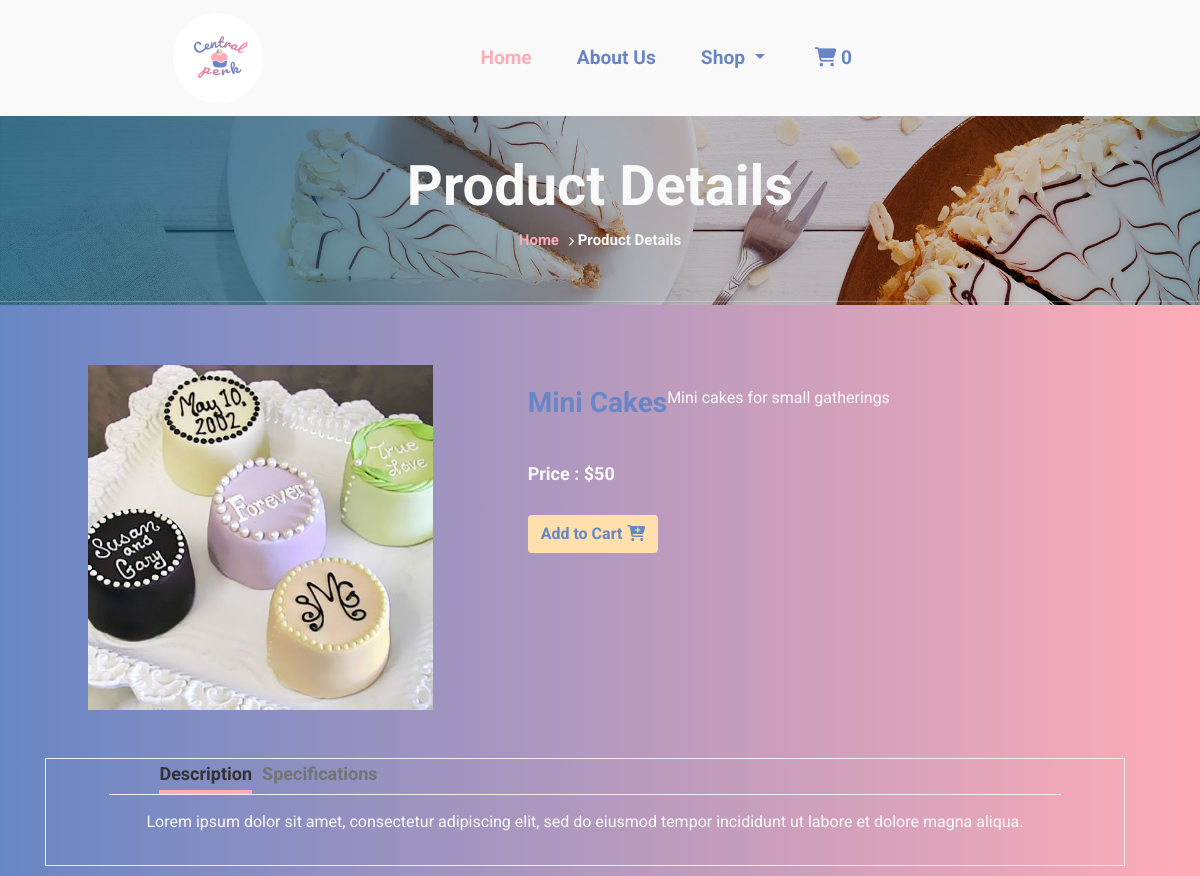
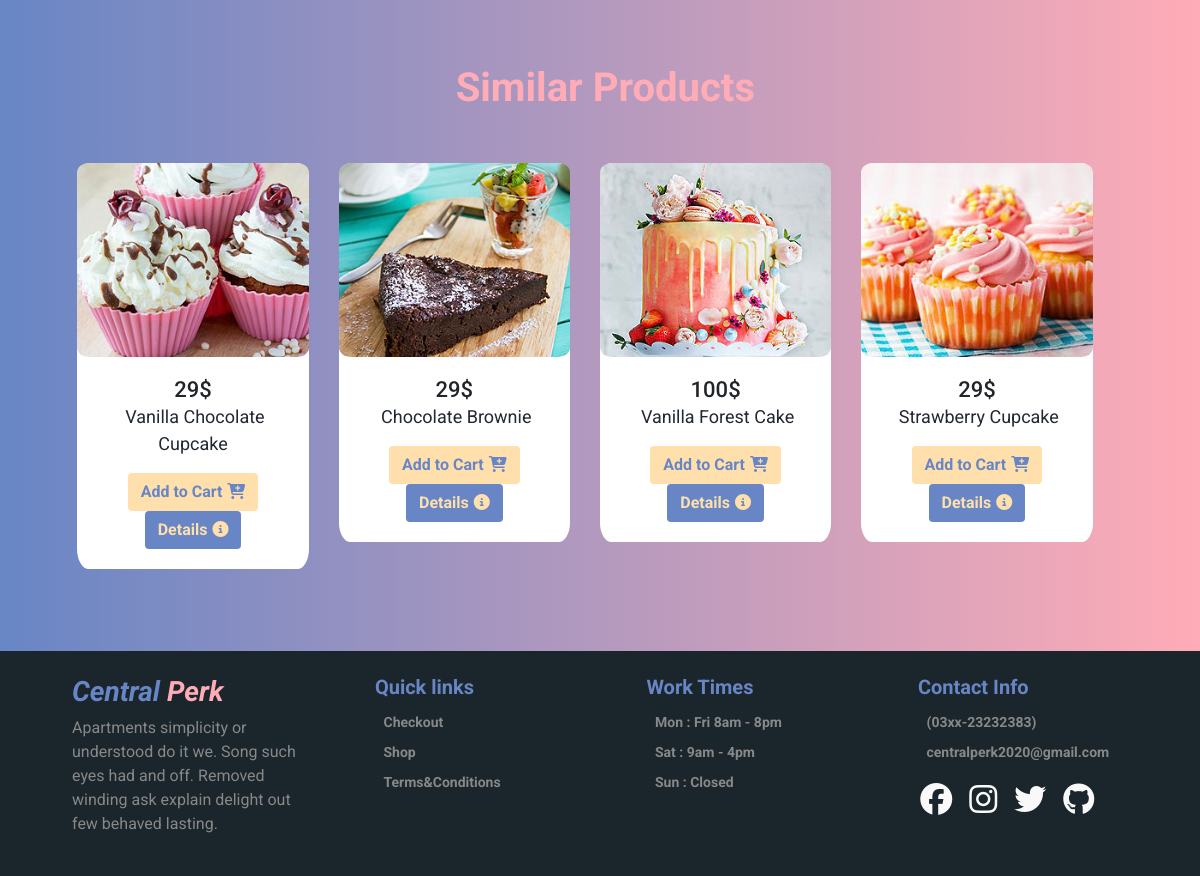
Page /product-details.php?p=12 on the committed database (2 pictures, top to bottom).
### tables this page shows
CREATE TABLE `product_details` (
  `product_id` int(10) NOT NULL,
  `product_name` varchar(255) NOT NULL,
  `product_subtitle` text NOT NULL,
  `product_desc` text NOT NULL,
  `product_specs` text NOT NULL,
  `product_price` decimal(10,0) NOT NULL,
  `product_img` varchar(255) NOT NULL,
  `category` varchar(255) DEFAULT NULL,
  `keywords` varchar(255) NOT NULL
);

### database/productdetails.php (called while the page is built, shortened)
<?php
$database = Database::getInstance();
$mysqli = $database->getConnection();
$item = $_GET['p'];
$query = "SELECT * FROM product_details WHERE product_id = '$item'";
$result = $mysqli->query($query) or die($mysqli->error);
$data = $result->fetch_assoc();
?>

### product-details.php (the view, shortened to what this page needs)
<?php
include("database/productdetails.php");
?>
<!doctype html>
<html lang="en">
<head>
<?php include("components/header.php") ?>
<body>
<?php include("components/navbar.php") ?>
    <div class="product-details">
      <div class="banner-container">
        <img class="banner-img" src="images/banner-bg.jpg" />
        <div class="banner-text">
          <h3>Product Details</h3>
          <p><span>Home</span> <i class="fas fa-chevron-right"></i> Product Details </p>
        </div>
      </div>
      <div class="row details-product">
        <form method="post" class = "row" action="shop.php?action=add&id=<?php echo $data["product_id"]?>">
        <div class="col-sm-6">
          <img class="product-img" src="<?php echo $data['product_img']; ?>" alt="brown-cake" />
        </div>
        <div class="col-sm-6">
          <div class="row info">
            <h3>
              <?php echo $data['product_name']; ?>
            </h3>
            <p>
              <?php echo $data['product_subtitle']; ?>
          </div>
          <div class="row price-quantity">
            <span>Price : $<span id = "price"><?php echo $data['product_price']; ?></span></span>
            <button type="submit" name="add_to_cart" value="Add to Cart" class="btn btn-cart" >Add to Cart<i class="fas fa-cart-plus"></i></button>
          </div>
        </div>
      </form>
        <div class="container">
          <div class="row">
            <div class="col-md-12">
              <div class="tabbable-panel">
                <div class="tabbable-line">
                  <ul class="nav nav-tabs ">
                    <li class="active">
                      <a href="#tab_default_1" data-toggle="tab">
                        Description </a>
                    </li>
                    <li>
                      <a href="#tab_default_2" data-toggle="tab">
                        Specifications </a>
                    </li>
                  </ul>
                  <div class="tab-content">
                    <div class="tab-pane active" id="tab_default_1">
                      <p>
                        <?php echo $data['product_desc']; ?>
                      </p>
                    </div>
                  </div>
                </div>
              </div>
            </div>
          </div>
        </div>
          <div class="similar-products">
            <h2>Similar Products</h2>
            <div class="row">
              <div class="col-lg-3 col-md-4 col-6">
                <div class="card show">
                  <div class="inner">
                    <img src="images/c-feature-8.jpg" class="card-img-top" alt="Vanilla Choclate Cupcake">
                  </div>
                  <div class="card-body">
                      <h3 class = "price-tag"><span>29</span>$</h3>
                    <p class="card-text"><span class = "item-name" onclick="getItemName(this.innerHTML);">Vanilla Chocolate Cupcake</span></p>
                    <button type="button" class="btn btn-cart" >Add to Cart<i class="fas fa-cart-plus"></i></button>
                    <button type="button" class="btn btn-details" onclick="location.href = 'product-details.php?itemName=Vanilla Cupcake';">Details<i class="fas fa-info-circle"></i></button>
                  </div>
                </div>
              </div>
              <div class="col-lg-3 col-md-4 col-6">
                <div class="card show">
                  <div class="inner">
                    <img src="images/c-feature-3.jpg" class="card-img-top" alt="Chocolate Brownie">
                  </div>
                  <div class="card-body">
                      <h3 class = "price-tag"><span>29</span>$</h3>
                    <p class="card-text"><span class = "item-name" onclick="getItemName(this.innerHTML);">Chocolate Brownie</span></p>
                    <button type="button" class="btn btn-cart" >Add to Cart<i class="fas fa-cart-plus"></i></button>
                    <button type="button" class="btn btn-details" onclick="location.href = 'product-details.php?itemName=Chocalate Brownie';">Details<i class="fas fa-info-circle"></i></button>
                  </div>
                </div>
              </div>
              <div class="col-lg-3 col-md-4 col-6">
                <div class="card show">
                  <div class="inner">
                    <img src="images/c-feature-6.jpg" class="card-img-top" alt="Vanilla Forest Cake">
                  </div>
                  <div class="card-body">
                      <h3 class = "price-tag"><span>100</span>$</h3>
                    <p class="card-text"><span class = "item-name" onclick="getItemName(this.innerHTML);">Vanilla Forest Cake</span></p>
                    <button type="button" class="btn btn-cart" >Add to Cart<i class="fas fa-cart-plus"></i></button>
                    <button type="button" class="btn btn-details" onclick="location.href = 'product-details.php?itemName=Vanilla Cake';">Details<i class="fas fa-info-circle"></i></button>
                  </div>
                </div>
              </div>
              <div class="col-lg-3 col-md-4 col-6">
                <div class="card show">
                  <div class="inner">
                    <img src="images/c-feature-9.jpg" class="card-img-top" alt="Strawberry Cupcake">
                  </div>
                  <div class="card-body">
                      <h3 class = "price-tag"><span>29</span>$</h3>
                    <p class="card-text"><span class = "item-name" onclick="getItemName(this.innerHTML);">Strawberry Cupcake</span></p>
                    <button type="button" class="btn btn-cart" >Add to Cart<i class="fas fa-cart-plus"></i></button>
                    <button type="button" class="btn btn-details" onclick="location.href = 'product-details.php?itemName=Strawberry Cupcake';">Details<i class="fas fa-info-circle"></i></button>
                  </div>
                </div>
              </div>
            </div>
          </div>
        </div>
        <div class = "footer">
          <?php include("components/footer.php") ?>
        </div>
</body>
</html>

### css/style.css (style rules this page uses)
html { margin: 0; padding: 0; box-sizing: border-box; }
body { font-family: 'Roboto', sans-serif; position: relative; }
.carousel-caption h1, p { color: #f9f9f9; }
.footer { width: 100%; padding: 2% 6%; background-color: #1b262c; color: #f9f9f9; bottom: 0; }
ul { list-style: none; }
li { list-style: none; color: #888888; line-height: 30px; font-size: 14px; font-weight: bold; }
.product-details,.shop-details { width: 100%; background-image: linear-gradient(to left, #ffacb7, #6886c5); font-family: 'Roboto', sans-serif; }
.banner-container { position: relative; text-align: center; color: black; width: 100%; }
.banner-img { width: 100%; }
.banner-text { position: absolute; top: 50%; left: 50%; transform: translate(-50%, -50%); color: #f9f9f9; font-weight: bold; }
.banner-text h3 { font-size: 3.5rem; font-weight: bold; color: #f9f9f9; width: 100%; }
.banner-text p { color: #f9f9f9; font-size: 15px; }
.banner-text i { font-size: 10px; }
.banner-text p span { color: #ffacb7; }
.details-product { width: 100%; padding: 5% 5%; text-align: center; }
.product-img { width: 80%; height: auto; }
.info, .price-quantity { margin: 5% 5%; }
.info h3 { font-weight: bold; color: #6886c5; }
.info p { text-align: left; }
.price-quantity { color: #f9f9f9; font-size: 18px; font-weight: bold; display: flex; flex-direction: column; align-items: baseline; line-height: 50px; }
.btn-cart { background-color: #ffe0ac; color: #6886c5; font-weight: bold; }
.tabbable-panel { border: 1px solid #eee; padding: 10px; padding: 0 3%; }
.container { padding: 3% 0; }
.tabbable-line>.nav-tabs { border: none; margin: 0 3%; padding: 0 5%; }
.tabbable-line>.nav-tabs>li { margin-right: 10px; }
.tabbable-line>.nav-tabs>li>a { border: 0; margin-right: 0; color: #737373; text-decoration: none; font-size: 18px; }
.tabbable-line>.nav-tabs>li.active { border-bottom: 4px solid #ffacb7; position: relative; }
.tabbable-line>.nav-tabs>li.active>a { border: 0; color: #333333; }
.tabbable-line>.tab-content { margin-top: -3px; background-color: #fff; border: 0; border-top: 1px solid #eee; padding: 15px 0; background-color: transparent; margin: 0 3%; }
.similar-products { width: 100%; margin: 2% 3%; }
.similar-products h2 { width: 100%; color: #ffacb7; padding-bottom: 3%; margin: 2% 2%; font-size: 40px; font-weight: bold; }
.card { border-radius: 5%; text-align: center; border: none; }
.card-text { color: #222831; font-size: 18px; font-family: 'Roboto', sans-serif; }
.card-text span { padding-left: 2%; }
.card-body .price-tag { font-size: 22px; border-radius: 20%; width: 30%; margin: 0 auto; }
.inner { overflow: hidden; border-radius: 5%; width: 100%; }
.inner img { transition: all 1.5s ease; }
.btn-details { background-color: #6886c5; color: #ffe0ac; font-weight: bold; }
.fas { margin-left:5px; }

### rows in the picture
product_details: product_img (picture), product_name "Mini Cakes", product_subtitle "Mini cakes for small gatherings", product_price "50", product_desc "Lorem ipsum dolor sit amet, consectetur adipiscing elit, sed do eiusmod tempor incididunt ut labore et dolore magna aliqua."
